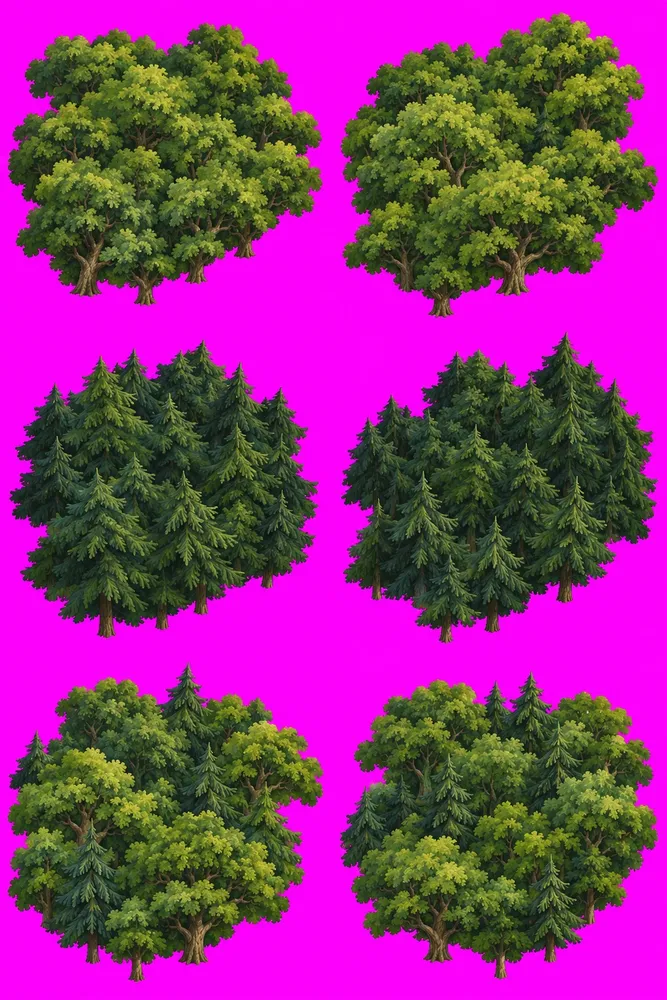
#> input picture tools/terrain_lego/parts_forest_canopy/sheet.webp, 667 x 1000 px, shrunk from 1024 x 1536 before the run, given in place of sheet.png, which was not available
$ python cut_soft.py parts_forest_canopy/sheet.webp
#> lines starting #> are read from the running program, lines starting #| are printed output that depends on the picture; after the words box and inside, x2 and y2 are one past the last pixel; in counts of white or black regions, pixels touching at a corner belong together
# Вырезка мягких объектов (бугры): размешивание с пурпуром по синему каналу
import sys, os, numpy as np
from PIL import Image
from scipy import ndimage as nd
D=sys.argv[1]
a=np.asarray(Image.open(D+'/sheet.png' if os.path.exists(D+'/sheet.png') else D+'/sheet.webp').convert('RGB')).astype(np.float32)
M=np.array([255,0,255],np.float32)
core=(a[...,2]<120)&(a[...,1]>80)
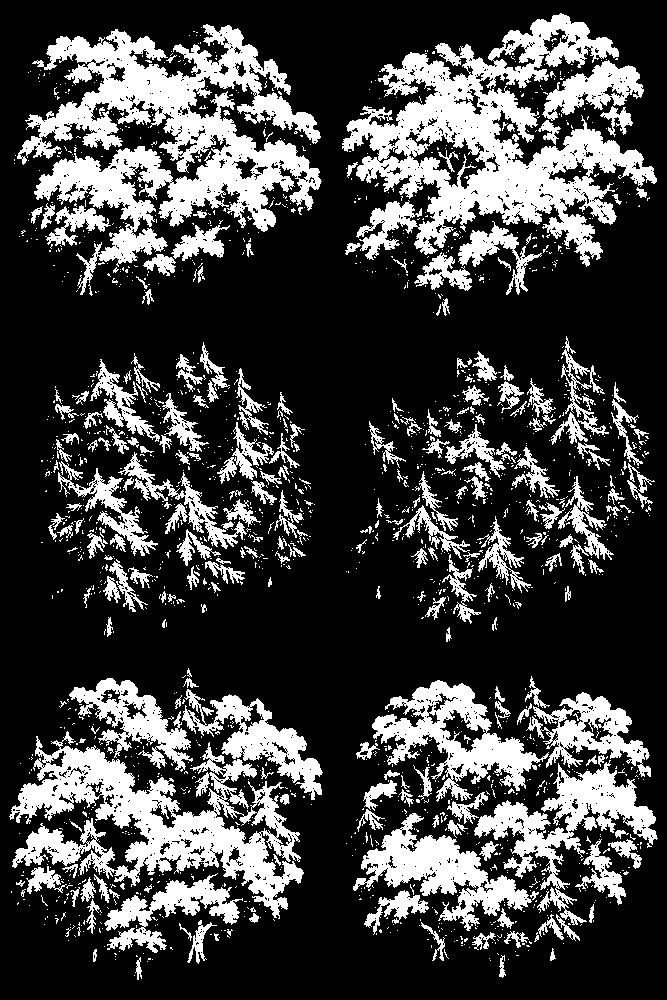
#> core: shape (1000, 667) bool; 25.9% white; 1842 white regions (1585 under 20 px), largest, box (x1, y1, x2, y2) and area: (17, 24, 322, 295) 31074, (342, 13, 657, 267) 30528, (9, 731, 304, 919) 19605
fb=np.median(a[...,2][core])
#> fb = 48
al=np.clip((255-a[...,2])/(255-fb),0,1)
al=np.clip((al-0.05)/0.95,0,1)
F=(a-(1-al[...,None])*M)/np.maximum(al[...,None],1e-3)
F=np.clip(F,0,255)
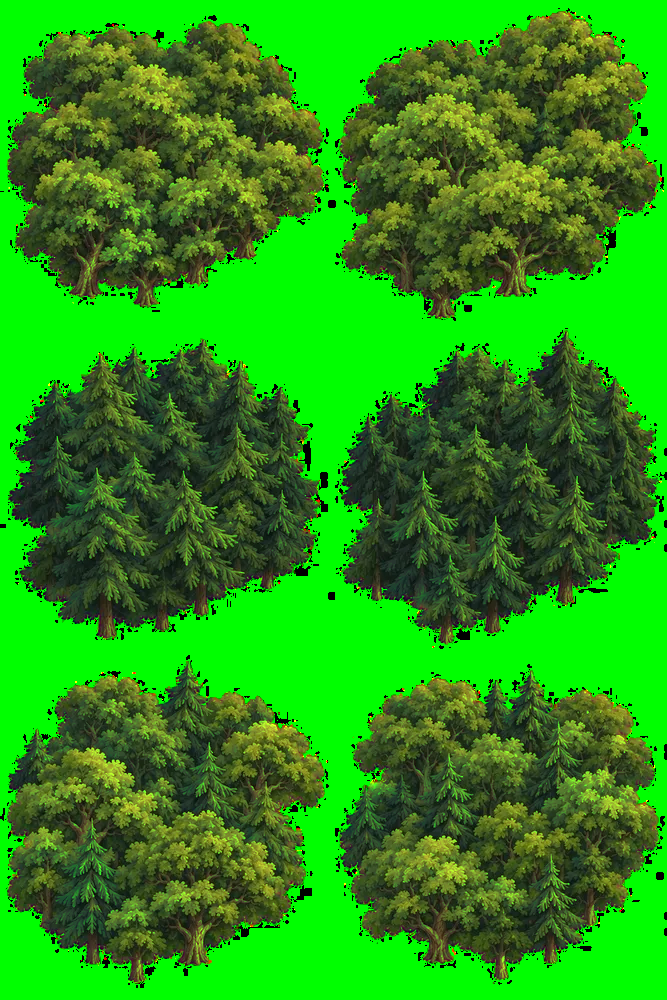
#> F: shape (1000, 667, 3) float32; mean R, G, B 39.5, 149.5, 20.6
# у самого края цвет берём от ближайшего уверенного пикселя
sure=al>0.6; _,(iy,ix)=nd.distance_transform_edt(~sure,return_indices=True)
#> after `sure = al > 0.6`: sure: shape (1000, 667) bool; 58% white; 118 black regions (116 under 20 px), largest, box (x1, y1, x2, y2) and area: (0, 0, 667, 1000) 279734, (381, 588, 387, 594) 23
#> after `_, (iy, ix) = nd.distance_transform_edt(~sure, return_indices=True)`:
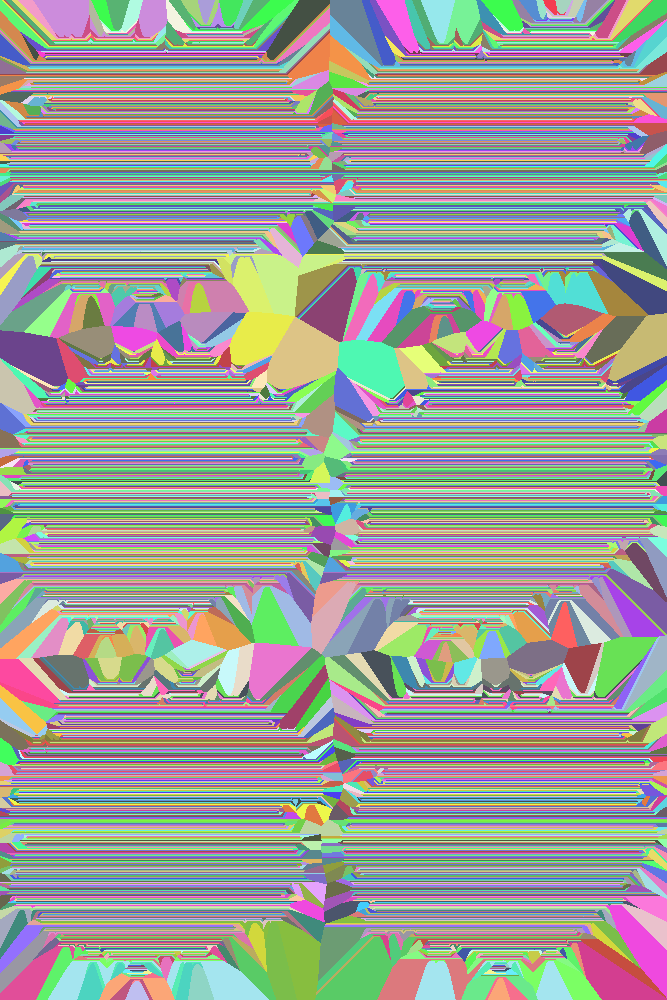
#> iy: shape (1000, 667) int32; 929 distinct labels, from 13 to 981; one colour per label, 0 black
#> after `_, (iy, ix) = nd.distance_transform_edt(~sure, return_indices=True)`:
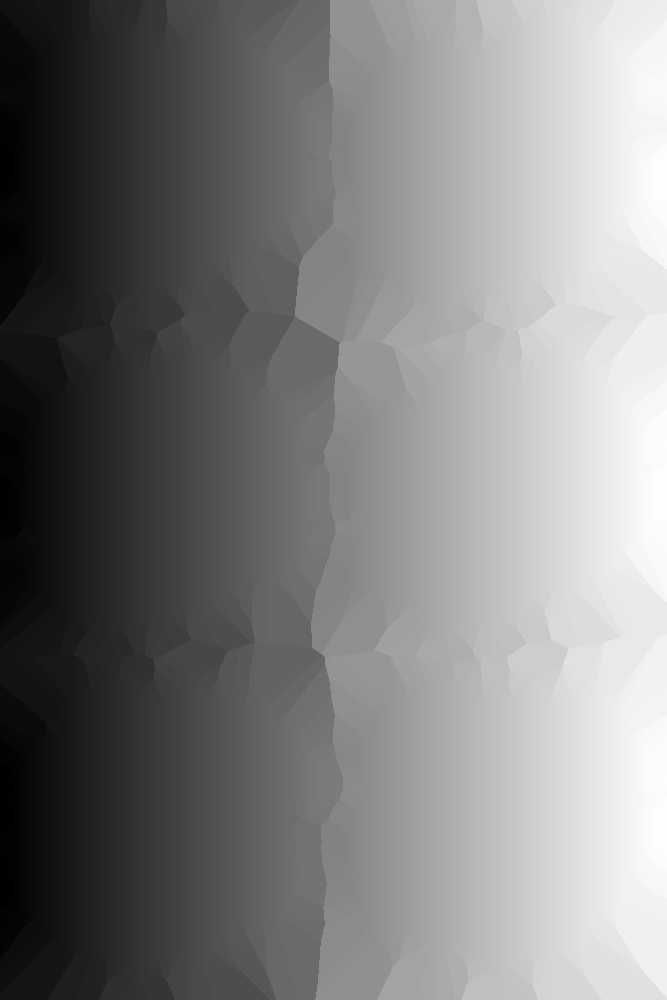
#> ix: shape (1000, 667) int32; min 8, max 657, mean 332.4; drawn with min black and max white
w=np.clip(al/0.6,0,1)[...,None]; F=F*w+F[iy,ix]*(1-w)
#> after `w = np.clip(al / 0.6, 0, 1)[..., None]`:
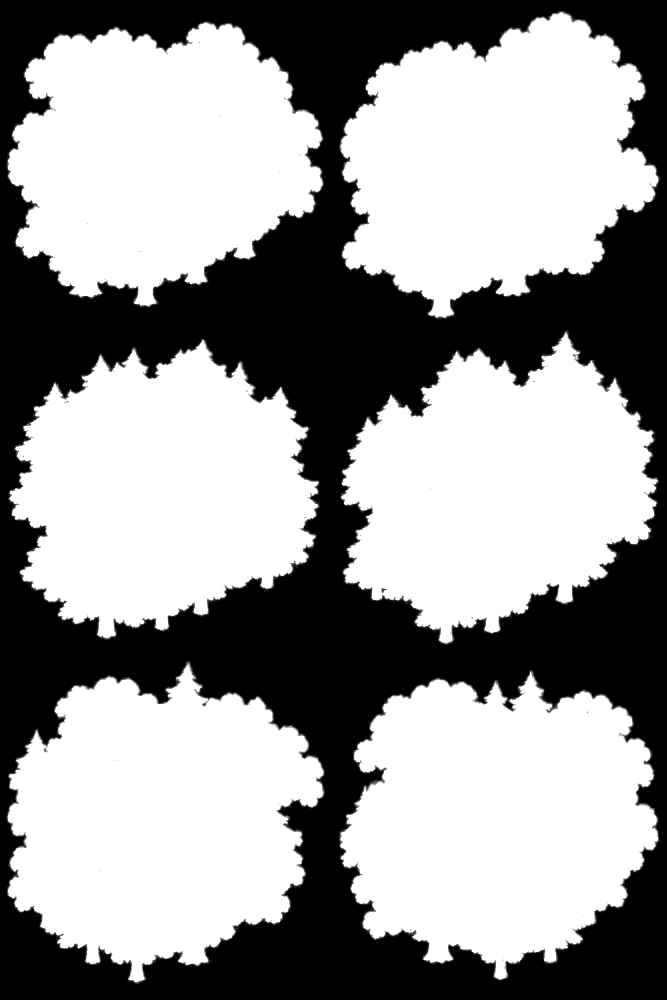
#> w: shape (1000, 667, 1) float32; min 0, max 1, mean 0.596
#> after `F = F * w + F[iy, ix] * (1 - w)`:
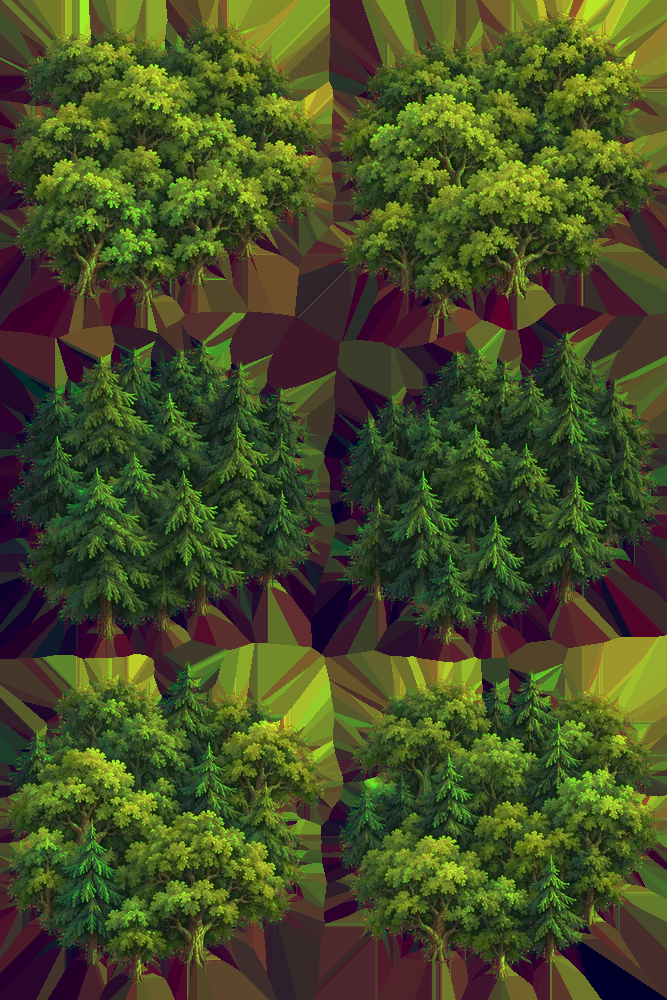
#> F: shape (1000, 667, 3) float32; mean R, G, B 70.1, 77.2, 37.8
lab,n=nd.label(nd.binary_dilation(al>0.3,iterations=6)); sz=nd.sum(al>0.3,lab,range(1,n+1))
#> after `lab, n = nd.label(nd.binary_dilation(al > 0.3, iterations=6))`:
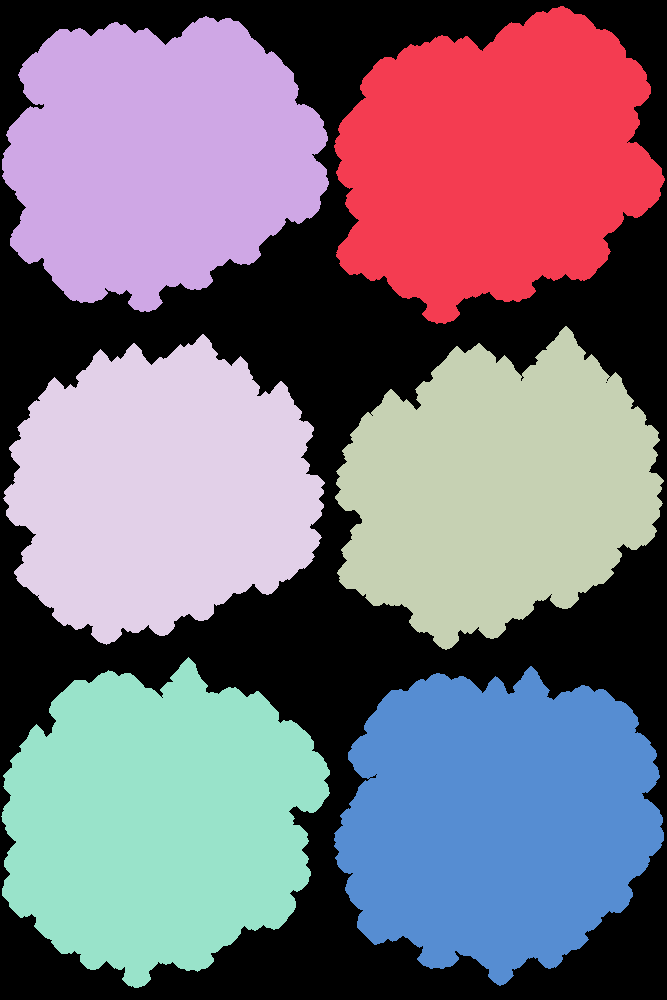
#> lab: shape (1000, 667) int32; 7 distinct labels, from 0 to 6; one colour per label, 0 black
#> after `lab, n = nd.label(nd.binary_dilation(al > 0.3, iterations=6))`: n = 6
#> after `sz = nd.sum(al > 0.3, lab, range(1, n + 1))`: sz = [66319, 64002, 63985, 63551, 69063, 69423]
keep=[i for i in np.argsort(sz)[::-1] if sz[i]>0.2*sz.max()]; objs=nd.find_objects(lab)
#> after `keep = [i for i in np.argsort(sz)[::-1] if sz[i] > 0.2 * sz.max()]`: keep = [5, 4, 0, 1, 2, 3]
#> after `objs = nd.find_objects(lab)`: objs = 6 items
#> (the run stopped early here; a loop or call above may not have finished)

$ run again, with tools/terrain_lego/parts_forest_canopy/peak_0.png saved as tools/terrain_lego/parts_forest_canopy/sheet.webp
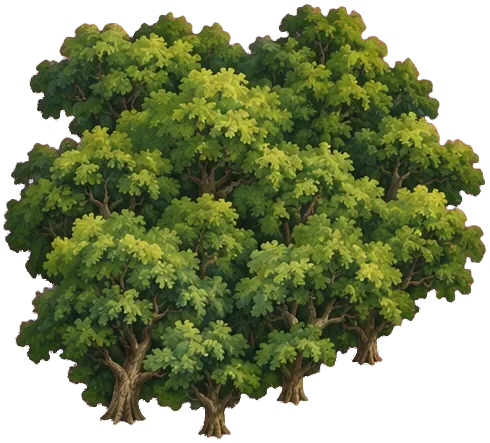
#> input picture tools/terrain_lego/parts_forest_canopy/peak_0.png, 490 x 443 px, given in place of sheet.png, which was not available
#> `core=(a[...,2]<120)&(a[...,1]>80)`:
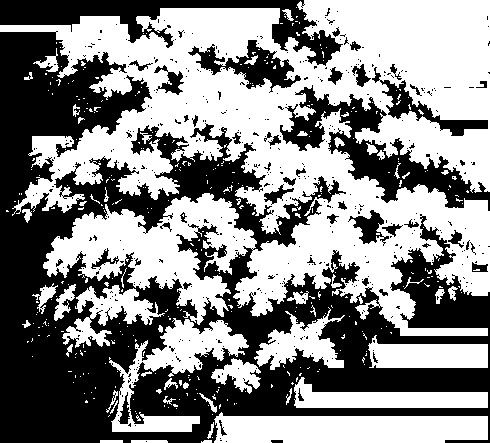
#> core: shape (443, 490) bool; 53.7% white; 465 black regions (418 under 20 px), largest, box (x1, y1, x2, y2) and area: (0, 31, 490, 443) 78469, (280, 85, 490, 211) 7088, (0, 0, 343, 66) 6770
#> fb = 54
#> sure: shape (443, 490) bool; 99.1% white; 28 black regions (27 under 20 px), largest, box (x1, y1, x2, y2) and area: (240, 408, 488, 416) 1984
#> `_, (iy, ix) = nd.distance_transform_edt(~sure, return_indices=True)`:
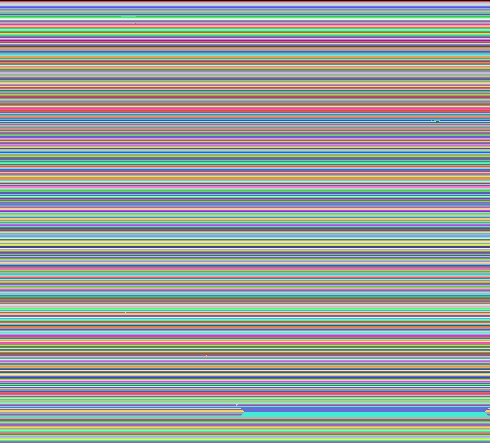
#> iy: shape (443, 490) int32; 443 distinct labels, from 0 to 442; one colour per label, 0 black
#> lab: shape (443, 490) int32; every value is 1
#> n = 1
#> sz = [217070]
#> keep = [0]
#> objs = 1 item

$ run again, with tools/terrain_lego/parts_forest_canopy/peak_1.png saved as tools/terrain_lego/parts_forest_canopy/sheet.webp
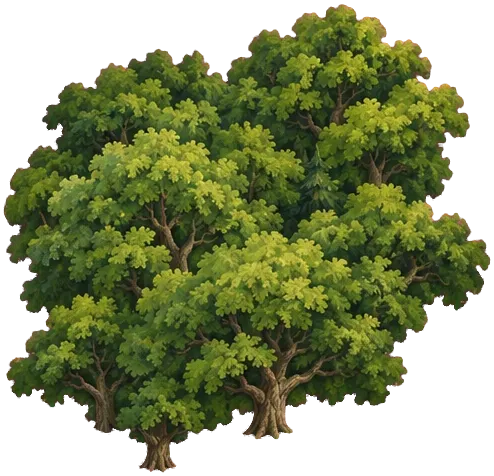
#> input picture tools/terrain_lego/parts_forest_canopy/peak_1.png, 494 x 476 px, given in place of sheet.png, which was not available
#> `core=(a[...,2]<120)&(a[...,1]>80)`:
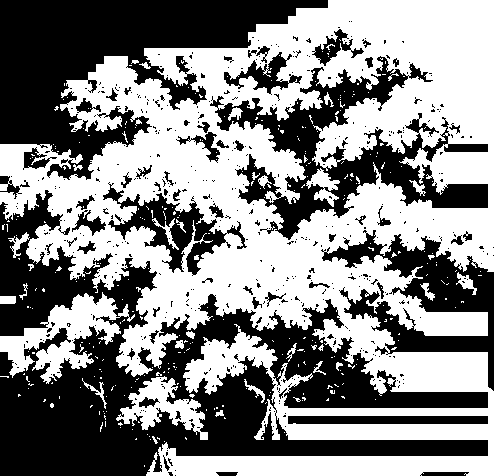
#> core: shape (476, 494) bool; 53% white; 507 black regions (448 under 20 px), largest, box (x1, y1, x2, y2) and area: (0, 190, 488, 476) 48745, (0, 0, 328, 180) 25348, (210, 56, 488, 240) 14782
#> fb = 50
#> sure: shape (476, 494) bool; 99.9% white; black in thin lines or dots, all inside (x1, y1, x2, y2) = (75, 40, 488, 417)
#> `_, (iy, ix) = nd.distance_transform_edt(~sure, return_indices=True)`:
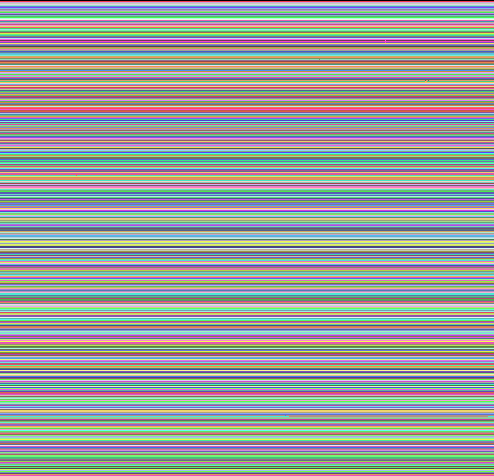
#> iy: shape (476, 494) int32; 476 distinct labels, from 0 to 475; one colour per label, 0 black
#> lab: shape (476, 494) int32; every value is 1
#> n = 1
#> sz = [235144]
#> keep = [0]
#> objs = 1 item

$ run again, with tools/terrain_lego/parts_forest_canopy/peak_2.png saved as tools/terrain_lego/parts_forest_canopy/sheet.webp
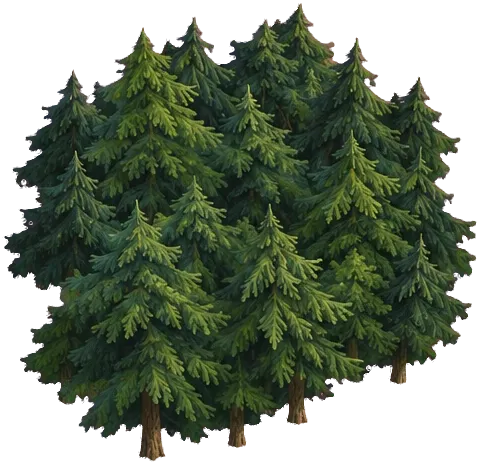
#> input picture tools/terrain_lego/parts_forest_canopy/peak_2.png, 480 x 465 px, given in place of sheet.png, which was not available
#> core: shape (465, 480) bool; 31.4% white; 664 white regions (549 under 20 px), largest, box (x1, y1, x2, y2) and area: (295, 0, 480, 116) 13048, (151, 427, 480, 465) 9332, (77, 199, 231, 335) 4332
#> fb = 70
#> sure: shape (465, 480) bool; 100% white; black in thin lines or dots, all inside (x1, y1, x2, y2) = (70, 73, 428, 259)
#> `_, (iy, ix) = nd.distance_transform_edt(~sure, return_indices=True)`:
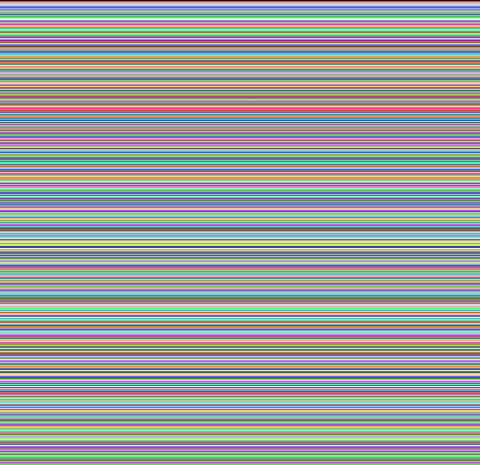
#> iy: shape (465, 480) int32; 465 distinct labels, from 0 to 464; one colour per label, 0 black
#> lab: shape (465, 480) int32; every value is 1
#> n = 1
#> sz = [223200]
#> keep = [0]
#> objs = 1 item
